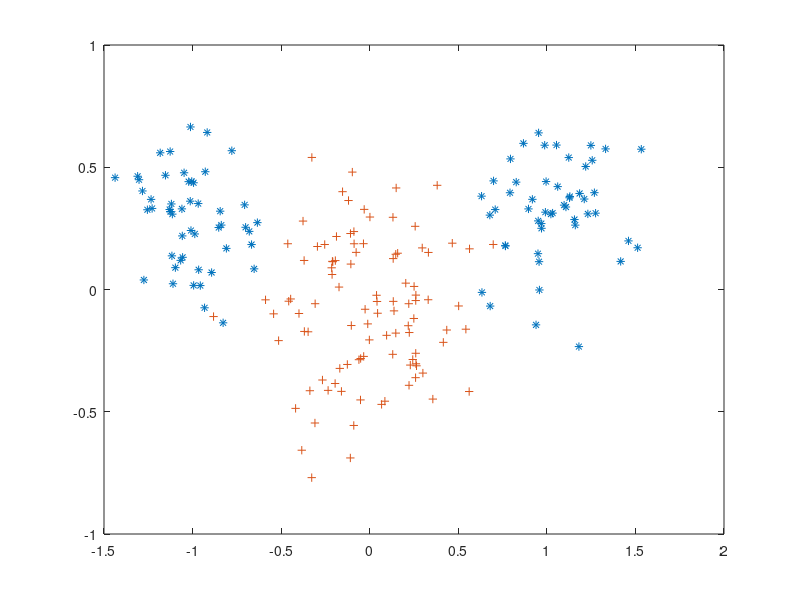

Here is the MATLAB script that generated this plot:


%Create the data points, this time not separable
classA(1,:) = [randn(1,50) .* 0.2 - 1.0, ...
                   randn(1,50) .* 0.2 + 1.0];
classA(2,:) = randn(1,100) .* 0.2 + 0.3;
classB(1,:) = randn(1,100) .* 0.3 + 0.0;
classB(2,:) = randn(1,100) .* 0.3 - 0.1;

patterns = [classA, classB];

%create the right answers for learning
targets = [ones(1,100),-1*ones(1,100)]

%randomize the matrixes
permute = randperm(200);
patterns = patterns(:, permute);
targets = targets(:, permute);


plot(patterns(1,find(targets>0)),patterns(2,find(targets>0)),'*',patterns(1,find(targets<0)),patterns(2,find(targets<0)),'+');

